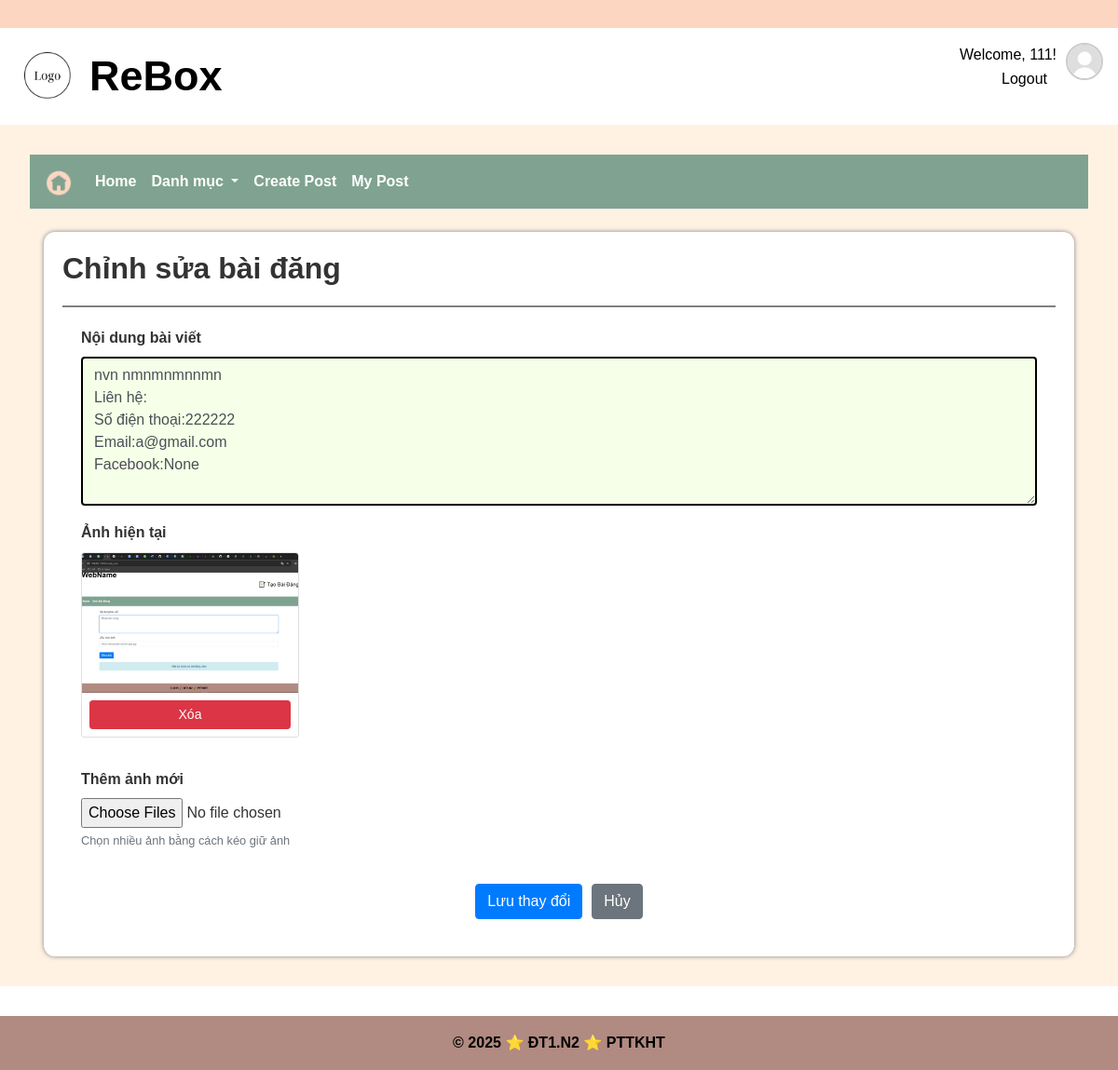
The app's page /edit/3e80b1e5-c973-48a6-aa59-25d2b35225d1 (signed in) with its own data.
### app/models/user.py (models this page shows, shortened)
class User(UserMixin, csdl.Model):
    id = csdl.Column(csdl.Integer, primary_key=True)
    username = csdl.Column(csdl.String(50), unique=True, nullable=False)
    password  = csdl.Column(csdl.String(128), nullable=False)
    avatar = csdl.Column(csdl.Text, nullable = True)
    fullname = csdl.Column(csdl.String(120), nullable=False)
    date_of_birth = csdl.Column(csdl.Date, nullable = True)
    gender = csdl.Column(csdl.String(10), nullable = True)
    address = csdl.Column(csdl.Text, nullable = True)
    email = csdl.Column(csdl.String(120), unique=True, nullable=False)
    phone = csdl.Column(csdl.String(20), nullable=True) #co the null
    facebook = csdl.Column(csdl.Text, nullable =True)
    roles = csdl.relationship('Role', secondary='user_role', backref=csdl.backref('users', lazy='dynamic'))
    created_date = csdl.Column(csdl.DateTime, default=datetime.utcnow)  # Thêm dòng này
    def has_role(self, role_name):
        for role in self.roles:
            if role.name == role_name:
                return True
        return False

### app/models/post.py (models this page shows, shortened)
class Post(csdl.Model):
    __tablename__ = 'post'
    post_id = csdl.Column(csdl.String(50), primary_key=True)  # Khóa chính, kiểu chuỗi
    content = csdl.Column(csdl.String(500), nullable=False)   # Nội dung bài đăng
    image_url = csdl.Column(csdl.String(255), nullable=True)   # Link hình ảnh bài đăng
    is_approved = csdl.Column(csdl.Boolean, default=False)    # Cờ kiểm duyệt bài đăng , aaproved/ reject
    status = csdl.Column(csdl.String(50), default='pending')  # Trạng thái bài đăng pending/received item
    post_type = csdl.Column(csdl.String(50), nullable=False)  # Loại bài đăng (thanh lý, trao đổi, donate)
    create_date = csdl.Column(csdl.DateTime, default=csdl.func.now())  # Thời gian tạo bài đăng
    approval_date = csdl.Column(csdl.DateTime, nullable=True) # time duyệt
    submit_date = csdl.Column(csdl.DateTime, nullable=True)  # Thời gian kết thúc bài đăng
    user_id = csdl.Column(csdl.Integer, csdl.ForeignKey('user.id'), nullable=False)
    category_id = csdl.Column(csdl.Integer, csdl.ForeignKey('category.id'), nullable=False)
    interest_count = csdl.Column(csdl.Integer, default=0)
    interested_user_id = csdl.Column(csdl.Text, default='')
    user = csdl.relationship('User', backref='posts')
    category = csdl.relationship('Category', backref='posts')

### app/posts/post_routes.py (the view, shortened to what this page needs)
@post_blueprint.route('/edit/<string:post_id>', methods=['GET', 'POST'])
@login_required
def edit_post(post_id):
    post = Post.query.get_or_404(post_id)
    if post.user_id != current_user.id and not current_user.has_role('admin'):
        flash("Bạn không có quyền sửa bài này.", "danger")
        return redirect(url_for('post.my_posts'))
    return render_template('post/edit_post.html', post=post)

### app/models/user.py (called while the page is built)
@login_manager.user_loader
def load_user(user_id): #luu ttin user by id da luu trong session login
    return User.query.get(int(user_id)) #doi tuong User chua ttin (username, pass,email, ...)

### app/posts/post_routes.py (called while the page is built)
@post_blueprint.context_processor
def inject_categories():
    from app.models.category import Category
    return dict(categorys=Category.query.all())

### app/posts/templates/post/edit_post.html (shortened to what this page needs)
{% extends 'base.html' %} {% block title %}Sửa Bài Đăng{% endblock %}
{% block extra_css %}
<link
  rel="stylesheet"
  href="{{ url_for('static', filename='css/post.css') }}"
/>
<link
  rel="stylesheet"
  href="{{ url_for('static', filename='css/color.css') }}"
/>
{% endblock %}
{% block content %}
<nav class="navbar navbar-expand-lg navbar-light bg-light mb-4">
  <a class="navbar-brand" href="{{ url_for('home.homepage') }}">
    <img
      src="{{ url_for('static', filename='image/home.png') }}"
      style="width: 30px"
      alt="home image"
    />
  </a>
  <div class="collapse navbar-collapse" id="navbarSupportedContent">
    <ul class="navbar-nav mr-auto">
      <li class="nav-item">
        <a class="nav-link" href="{{ url_for('home.homepage') }}">Home</a>
      </li>
      <li class="nav-item dropdown">
        <a
          class="nav-link dropdown-toggle"
          href="#"
          id="navbarDropdown"
          role="button"
          data-toggle="dropdown"
          aria-haspopup="true"
          aria-expanded="false"
        >
          Danh mục
        </a>
      </li>
      <li class="nav-item">
        <a class="nav-link" href="{{ url_for('post.create_post') }}"
          >Create Post</a
        >
      </li>
      <li class="nav-item">
        <a class="nav-link" href="{{ url_for('post.my_posts') }}">My Post</a>
      </li>
    </ul>
  </div>
</nav>
<div class="container">
  <div class="form-section">
    <h2 style="font-weight: bold">Chỉnh sửa bài đăng</h2>
    <hr
      style="border: none; height: 2px; background-color: gray; margin: 20px 0"
    />
    <form method="POST" enctype="multipart/form-data" style="margin: 20px">
      <div class="form-group">
        <label for="content" style="font-weight: bold">Nội dung bài viết</label>
        <textarea
          class="form-control"
          name="content"
          id="content"
          rows="6"
          required
          style="border: 2px solid black; background-color: var(--mau14)"
        >
{{ post.content }}</textarea
        >
      </div>
      <div class="form-group mt-3">
        <label style="font-weight: bold">Ảnh hiện tại</label>
        <div class="row">
          {% if post.image_url %} {% set image_urls = post.image_url.split(',')
          %} {% for url in image_urls %}
          <div class="col-md-3 mb-3">
            <div class="card">
              <img
                src="{{ url }}"
                class="card-img-top"
                style="height: 150px; object-fit: cover"
              />
              <div class="card-body p-2 text-center">
                <button
                  type="button"
                  class="btn btn-sm btn-danger btn-block remove-existing-btn"
                  data-url="{{ url }}"
                >
                  Xóa
                </button>
              </div>
            </div>
          </div>
          {% endfor %} {% else %}
          <p>Không có ảnh nào</p>
          {% endif %}
        </div>
      </div>
      <div class="form-group mt-3">
        <label for="images" style="font-weight: bold">Thêm ảnh mới</label>
        <input
          type="file"
          name="images"
          id="images"
          multiple
          accept="image/*"
          class="form-control-file"
        />
        <small class="form-text text-muted"
          >Chọn nhiều ảnh bằng cách kéo giữ ảnh</small
        >
      </div>
      <div class="edit-post-button-group">
        <button type="submit" class="btn btn-primary">Lưu thay đổi</button>
        <a href="{{ url_for('post.my_posts') }}" class="btn btn-secondary"
          >Hủy</a
        >
      </div>
    </form>
  </div>
</div>
{% endblock %}

### app/templates/base.html (shortened to what this page needs)
<!DOCTYPE html>
<html lang="vi-VN">
  <head>
    <link
      rel="stylesheet"
      href="https://cdn.jsdelivr.net/npm/bootstrap@4.0.0/dist/css/bootstrap.min.css"
    />
    <link
      rel="stylesheet"
      href="{{ url_for('static', filename='css/base.css') }}"
    />
    {% block extra_css %}{% endblock %}
  </head>
  <body>
    <header>
      <div class="top-bar"></div>
      <div class="header-logo">
        <div class="logo-image">
          <a href="{{ url_for('home.homepage') }}">
            <img
              src="{{ url_for('static', filename='image/logo.png') }}"
              alt="logo"
              style="width: 50px"
            />
          </a>
        </div>
        <div class="name-web">
          <p>ReBox</p>
        </div>
        <div class="select-login">
          <nav class="nav-select-login">
            {% if current_user.is_authenticated %}
            <p>Welcome, {{ current_user.username }}!</p>
            <a href="{{ url_for('auth.logout') }}">Logout</a>
            {% else %}
            <a href="{{ url_for('auth.login') }}">Login</a> |
            <a href="{{ url_for('auth.register') }}">Register</a> |
            <a href="{{ url_for('auth.adminLogin') }}">Admin</a>
            {% endif %}
          </nav>
        </div>
        <div class="dropdown">
          <a  id="avatarDropdown" data-bs-toggle="dropdown" aria-expanded="false">
            <img src="{{ user.avatar or url_for('static', filename='image/avatar.png') }}" alt="avatar" class="rounded-circle" width="40" height="40" style="object-fit: cover; border: 2px solid #ccc; margin-left: 10px; cursor: pointer;">
          </a>
        </div>
      </div>
    </header>
    <main>{% block content %} {% endblock %}</main>
    <footer>
      <div class="footer-content">
        <p>&copy; 2025 ⭐ ĐT1.N2 ⭐ PTTKHT</p>
      </div>
    </footer>
  </body>
</html>

### app/static/css/base.css (style rules this page uses)
:root { --topBar: var(--mau2); --header: white; --menu-bar-color: var(--mau4); --selected-menu-color: var(--mau3); --text-select-login: var(--mau6); --btn-search: var(--mau9); --btn-search-hover: var(--mau8); --footer-background: var(--mau6); --text-header: black; --text-login-register: black; --text-menu-login-register: black; --text-footer: white; --text-menu-home: white; --text-menu-home-hover: black; --text-menu-home-selected: black; --text-btn-search: white; --text-btn-search-hover: black; --mau1: #86946d; --mau2: #fdd6c2; --mau3: #ccd9b7; --mau4: #7fa390; --mau5: #b0e1e1; --mau6: #b18a81; --mau7: #d9c297; --mau8: #c4a289; --mau9: #7b544c; --mau20: #f6ffe7; }
* { margin: 0; padding: 0; box-sizing: border-box; }
p { margin-bottom: 0px !important; }
html, body { height: 100%; margin: 0; display: flex; flex-direction: column; }
body { font-family: "Arial", sans-serif; background-color: white; color: #333; line-height: 1.6; }
.logo-image { margin: 10px; }
.name-web { margin: 0 10px !important; font-size: 45px; font-weight: bold; }
.top-bar { height: 30px; background-color: var(--topBar); z-index: 999; }
header { display: table-row; }
.header-logo { display: flex; background-color: var(--header); color: var(--text-header); padding: 1rem; }
.select-login { margin-left: auto; text-align: right; color: var(--text-login-register); text-decoration: none; }
.nav-select-login a { color: var(--text-menu-login-register); margin: 0 10px; text-decoration: none; }
main { padding: 2rem; flex: 1; }
footer { background-color: var(--footer-background); color: var(--text-header); text-align: center; padding: 1rem; margin-top: 2rem; font-weight: bold; }
.nav-link { color: var(--text-menu-home) !important; font-weight: bold; }
.bg-light { background-color: var(--menu-bar-color) !important; }

### app/static/css/post.css (style rules this page uses)
.form-section { background: white; padding: 20px; border-radius: 12px; box-shadow: 0 0 5px gray; }
.navbar { border-bottom: 1px solid #e5e7eb; }
main { background-color: var(--mau13); }
.edit-post-button-group { display: flex; justify-content: center; gap: 10px; margin-top: 20px; }

### app/static/css/color.css (style rules this page uses)
:root { --sidebar-background: white; --user-info-background: var(--mau13); --profile-menu-li-hover-background: var(--mau4); --profile-menu-li-hover-color: white; --profile-menu-li-active-background: var(--mau3); --profile-menu-li-active-color: black; --accManagement-main-background: var(--mau4); --accManagement-tab-background: var(--mau13); --accManagement-tab-ul-hover-background: var(--mau4); --accManagement-tab-ul-hover-color: white; --profile-content-background: var(--mau13); --mau1: #86946d; --mau2: #fdd6c2; --mau3: #ccd9b7; --mau4: #7fa390; --mau5: #b0e1e1; --mau6: #b18a81; --mau7: #d9c297; --mau8: #c4a289; --mau9: #7b544c; --mau10: #f6f0eb; --mau11: #d6e1d1; --mau12: #241f1c; --mau13: #fff2e3; --mau14: #f6ffe7; }

### records on screen
User: username "111", avatar (placeholder picture)
Post: content "nvn nmnmnmnnmn Liên hệ: Số điện thoại:222222 Email:a@gmail.com Facebook:None", image_url (picture)
